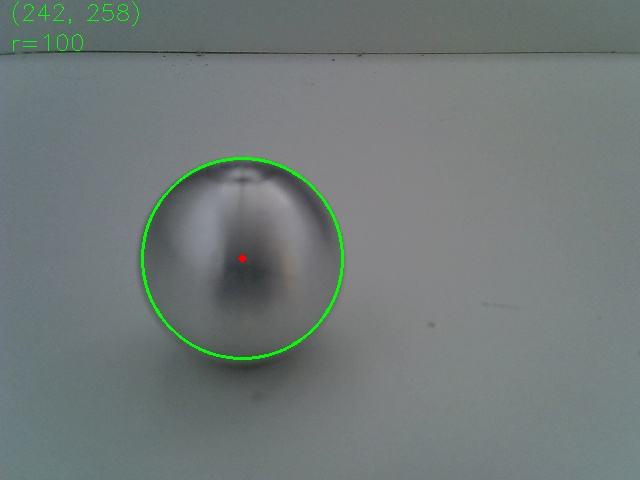
#> input picture code/rpi4/victim_rescue/testimage_circles.jpg, 640 x 480 px, given in place of the camera
$ python detect_circle_tracebar.py
#> lines starting #> are read from the running program, lines starting #| are printed output that depends on the picture; after the words box and inside, x2 and y2 are one past the last pixel; in counts of white or black regions, pixels touching at a corner belong together
import cv2
from cv2 import VideoCapture
import numpy as np


def _noop(_value: int) -> None:
    """Trackbar callback that intentionally does nothing."""


cam = VideoCapture(1)
if not cam.isOpened():
    raise RuntimeError('Unable to access camera')

cv2.namedWindow('Detected Circle')
cv2.namedWindow('Circle Params', cv2.WINDOW_NORMAL)

# Trackbars make tuning parameters much quicker on the live feed
cv2.createTrackbar('dp x10', 'Circle Params', 10, 30, _noop)
cv2.createTrackbar('minDist', 'Circle Params', 100, 400, _noop)
cv2.createTrackbar('param1', 'Circle Params', 100, 300, _noop)
cv2.createTrackbar('param2', 'Circle Params', 40, 150, _noop)
cv2.createTrackbar('minRadius', 'Circle Params', 30, 200, _noop)
cv2.createTrackbar('maxRadius', 'Circle Params', 60, 250, _noop)
cv2.createTrackbar('blur k', 'Circle Params', 5, 15, _noop)
cv2.createTrackbar('canny low', 'Circle Params', 50, 255, _noop)
cv2.createTrackbar('canny high', 'Circle Params', 150, 255, _noop)

try:
    while True:
        ret, img = cam.read()
#> img is the input picture: shape (480, 640, 3); mean B, G, R 120.5, 121.8, 113.2
        if not ret:
            print('Frame grab failed, exiting loop')
            break

        blur_k = cv2.getTrackbarPos('blur k', 'Circle Params')
        blur_k = blur_k + 1 if blur_k % 2 == 0 else blur_k  # kernel must be odd
        blur_k = max(3, blur_k)

        output = img.copy()
        gray = cv2.cvtColor(img, cv2.COLOR_BGR2GRAY)
        gray = cv2.medianBlur(gray, blur_k)

        low = cv2.getTrackbarPos('canny low', 'Circle Params')
        high = max(low + 1, cv2.getTrackbarPos('canny high', 'Circle Params'))
        edges = cv2.Canny(gray, low, high)
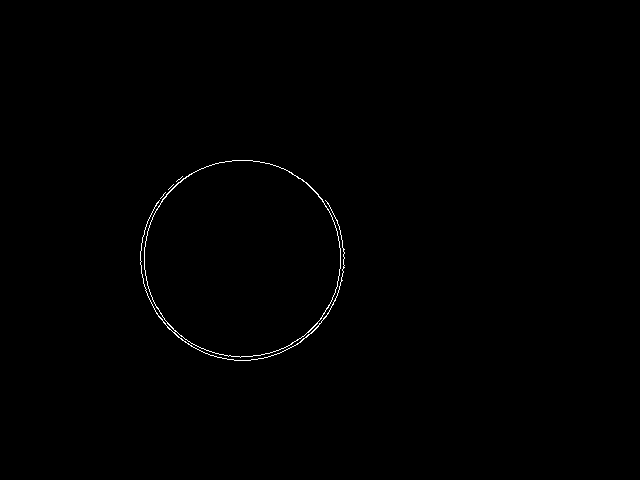
#> edges: shape (480, 640); 0.36% white in thin lines or dots, all inside (x1, y1, x2, y2) = (140, 160, 345, 361)
        gray_for_hough = cv2.GaussianBlur(edges, (blur_k, blur_k), 0)

        dp = max(1, cv2.getTrackbarPos('dp x10', 'Circle Params')) / 10.0
        min_dist = max(10, cv2.getTrackbarPos('minDist', 'Circle Params'))
        param1 = max(1, cv2.getTrackbarPos('param1', 'Circle Params'))
        param2 = max(1, cv2.getTrackbarPos('param2', 'Circle Params'))
        min_radius = cv2.getTrackbarPos('minRadius', 'Circle Params')
        max_radius = cv2.getTrackbarPos('maxRadius', 'Circle Params')
        if max_radius <= min_radius:
            max_radius = min_radius + 5

        circles = cv2.HoughCircles(
            gray_for_hough,
            cv2.HOUGH_GRADIENT,
            dp=dp,
            minDist=min_dist,
            param1=param1,
            param2=param2,
            minRadius=min_radius,
            maxRadius=max_radius,
        )
#> circles = None

        if circles is not None:
            circles = np.uint16(np.around(circles))
            x, y, r = circles[0][0]
            cv2.circle(output, (x, y), r, (0, 255, 0), 2)
            cv2.circle(output, (x, y), 2, (0, 0, 255), 3)
            cv2.putText(
                output,
                f'r={r}px',
                (x - 40, y - r - 10),
                cv2.FONT_HERSHEY_SIMPLEX,
                0.5,
                (0, 255, 0),
                1,
                cv2.LINE_AA,
            )
        else:
            cv2.putText(
                output,
                'No circles detected',
                (20, 30),
                cv2.FONT_HERSHEY_SIMPLEX,
                0.7,
                (0, 0, 255),
                2,
                cv2.LINE_AA,
            )
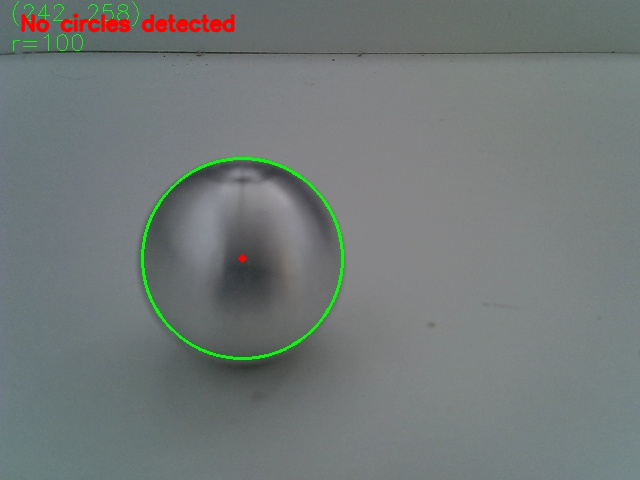
#> output: shape (480, 640, 3); 0.84% of pixels changed, all inside (x1, y1, x2, y2) = (20, 13, 236, 33)

        cv2.imshow('Detected Circle', output)

        key = cv2.waitKey(1) & 0xFF
#> (key q is pressed here)
        if key == ord('q'):
            break
finally:
    cam.release()
    cv2.destroyAllWindows()
